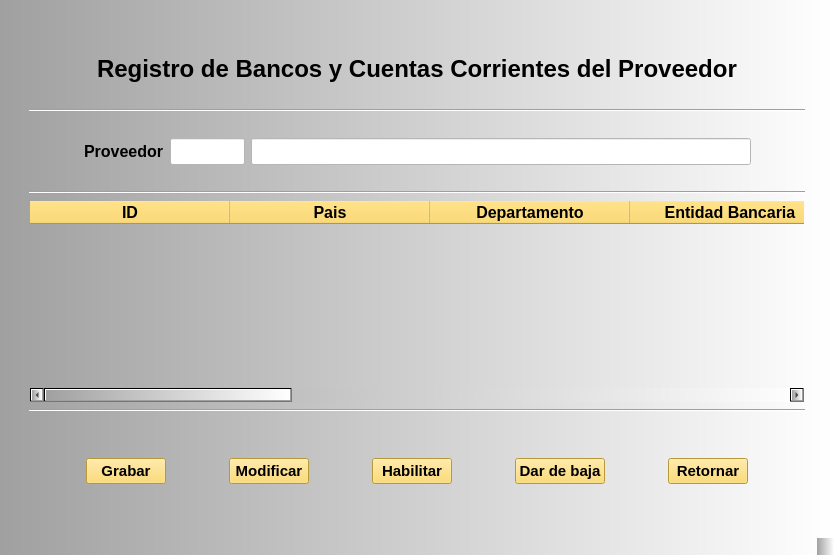
<?xml version="1.0" encoding="UTF-8"?>
<ui version="4.0">
 <class>MainWindow</class>
 <widget class="QMainWindow" name="MainWindow">
  <property name="geometry">
   <rect>
    <x>0</x>
    <y>0</y>
    <width>834</width>
    <height>555</height>
   </rect>
  </property>
  <property name="windowTitle">
   <string>Registro de Bancos y Cuentas Corrientes</string>
  </property>
  <property name="styleSheet">
   <string notr="true">background-color: qlineargradient(spread:pad, x1:0, y1:0, x2:1, y2:0, stop:0 rgba(160, 160, 160, 255), stop:1 rgba(255, 255, 255, 255));</string>
  </property>
  <widget class="QWidget" name="centralwidget">
   <layout class="QGridLayout" name="gridLayout">
    <item row="0" column="1">
     <spacer name="horizontalSpacer">
      <property name="orientation">
       <enum>Qt::Horizontal</enum>
      </property>
      <property name="sizeHint" stdset="0">
       <size>
        <width>755</width>
        <height>20</height>
       </size>
      </property>
     </spacer>
    </item>
    <item row="1" column="0">
     <spacer name="verticalSpacer_2">
      <property name="orientation">
       <enum>Qt::Vertical</enum>
      </property>
      <property name="sizeHint" stdset="0">
       <size>
        <width>20</width>
        <height>464</height>
       </size>
      </property>
     </spacer>
    </item>
    <item row="1" column="1">
     <layout class="QVBoxLayout" name="verticalLayout">
      <item>
       <layout class="QHBoxLayout" name="horizontalLayout_2">
        <item>
         <widget class="QLabel" name="lbLogo_Mp">
          <property name="styleSheet">
           <string notr="true">background-color: rgba(255, 255, 255, 0);</string>
          </property>
         </widget>
        </item>
        <item>
         <spacer name="horizontalSpacer_2">
          <property name="orientation">
           <enum>Qt::Horizontal</enum>
          </property>
          <property name="sizeHint" stdset="0">
           <size>
            <width>40</width>
            <height>20</height>
           </size>
          </property>
         </spacer>
        </item>
        <item>
         <widget class="QLabel" name="lbLogo_Soc">
          <property name="styleSheet">
           <string notr="true">background-color: rgba(255, 255, 255, 0);</string>
          </property>
         </widget>
        </item>
       </layout>
      </item>
      <item>
       <layout class="QHBoxLayout" name="horizontalLayout_4">
        <item>
         <spacer name="horizontalSpacer_10">
          <property name="orientation">
           <enum>Qt::Horizontal</enum>
          </property>
          <property name="sizeHint" stdset="0">
           <size>
            <width>40</width>
            <height>20</height>
           </size>
          </property>
         </spacer>
        </item>
        <item>
         <widget class="QLabel" name="label_3">
          <property name="font">
           <font>
            <pointsize>18</pointsize>
            <weight>75</weight>
            <bold>true</bold>
           </font>
          </property>
          <property name="styleSheet">
           <string notr="true">background-color: rgba(255, 255, 255, 0);</string>
          </property>
          <property name="text">
           <string>Registro de Bancos y Cuentas Corrientes del Proveedor</string>
          </property>
         </widget>
        </item>
        <item>
         <spacer name="horizontalSpacer_11">
          <property name="orientation">
           <enum>Qt::Horizontal</enum>
          </property>
          <property name="sizeHint" stdset="0">
           <size>
            <width>40</width>
            <height>20</height>
           </size>
          </property>
         </spacer>
        </item>
       </layout>
      </item>
      <item>
       <spacer name="horizontalSpacer_3">
        <property name="orientation">
         <enum>Qt::Horizontal</enum>
        </property>
        <property name="sizeHint" stdset="0">
         <size>
          <width>40</width>
          <height>20</height>
         </size>
        </property>
       </spacer>
      </item>
      <item>
       <widget class="Line" name="line">
        <property name="orientation">
         <enum>Qt::Horizontal</enum>
        </property>
       </widget>
      </item>
      <item>
       <spacer name="horizontalSpacer_4">
        <property name="orientation">
         <enum>Qt::Horizontal</enum>
        </property>
        <property name="sizeHint" stdset="0">
         <size>
          <width>40</width>
          <height>20</height>
         </size>
        </property>
       </spacer>
      </item>
      <item>
       <layout class="QHBoxLayout" name="horizontalLayout">
        <item>
         <spacer name="horizontalSpacer_13">
          <property name="orientation">
           <enum>Qt::Horizontal</enum>
          </property>
          <property name="sizeHint" stdset="0">
           <size>
            <width>40</width>
            <height>20</height>
           </size>
          </property>
         </spacer>
        </item>
        <item>
         <widget class="QLabel" name="label_2">
          <property name="font">
           <font>
            <pointsize>12</pointsize>
            <weight>75</weight>
            <bold>true</bold>
           </font>
          </property>
          <property name="styleSheet">
           <string notr="true">background-color: rgba(255, 255, 255, 0);</string>
          </property>
          <property name="text">
           <string>Proveedor</string>
          </property>
         </widget>
        </item>
        <item>
         <widget class="QLineEdit" name="leCod_Prov">
          <property name="enabled">
           <bool>true</bool>
          </property>
          <property name="maximumSize">
           <size>
            <width>75</width>
            <height>16777215</height>
           </size>
          </property>
          <property name="font">
           <font>
            <pointsize>12</pointsize>
            <weight>50</weight>
            <bold>false</bold>
           </font>
          </property>
          <property name="styleSheet">
           <string notr="true">background-color: rgb(255, 255, 255);

</string>
          </property>
          <property name="maxLength">
           <number>4</number>
          </property>
         </widget>
        </item>
        <item>
         <widget class="QLineEdit" name="leRazon_Social">
          <property name="enabled">
           <bool>true</bool>
          </property>
          <property name="minimumSize">
           <size>
            <width>500</width>
            <height>0</height>
           </size>
          </property>
          <property name="font">
           <font>
            <pointsize>12</pointsize>
            <weight>50</weight>
            <bold>false</bold>
           </font>
          </property>
          <property name="styleSheet">
           <string notr="true">background-color: rgb(255, 255, 255);</string>
          </property>
         </widget>
        </item>
        <item>
         <spacer name="horizontalSpacer_12">
          <property name="orientation">
           <enum>Qt::Horizontal</enum>
          </property>
          <property name="sizeHint" stdset="0">
           <size>
            <width>40</width>
            <height>20</height>
           </size>
          </property>
         </spacer>
        </item>
       </layout>
      </item>
      <item>
       <spacer name="horizontalSpacer_5">
        <property name="orientation">
         <enum>Qt::Horizontal</enum>
        </property>
        <property name="sizeHint" stdset="0">
         <size>
          <width>40</width>
          <height>20</height>
         </size>
        </property>
       </spacer>
      </item>
      <item>
       <widget class="Line" name="line_2">
        <property name="orientation">
         <enum>Qt::Horizontal</enum>
        </property>
       </widget>
      </item>
      <item>
       <widget class="QTableWidget" name="tbwReg_Bancos_Cuentas_Prov">
        <property name="font">
         <font>
          <pointsize>12</pointsize>
         </font>
        </property>
        <property name="styleSheet">
         <string notr="true">QHeaderView::section
{
background-color: rgb(255, 213, 79);
}

QTableWidget

{background-color: rgba(255, 255, 255, 0);}</string>
        </property>
        <property name="selectionBehavior">
         <enum>QAbstractItemView::SelectRows</enum>
        </property>
        <attribute name="horizontalHeaderDefaultSectionSize">
         <number>200</number>
        </attribute>
        <attribute name="verticalHeaderVisible">
         <bool>false</bool>
        </attribute>
        <row>
         <property name="text">
          <string>New Row</string>
         </property>
        </row>
        <column>
         <property name="text">
          <string>ID</string>
         </property>
         <property name="font">
          <font>
           <pointsize>12</pointsize>
           <weight>75</weight>
           <bold>true</bold>
          </font>
         </property>
        </column>
        <column>
         <property name="text">
          <string>Pais</string>
         </property>
         <property name="font">
          <font>
           <pointsize>12</pointsize>
           <weight>75</weight>
           <bold>true</bold>
          </font>
         </property>
        </column>
        <column>
         <property name="text">
          <string>Departamento</string>
         </property>
         <property name="font">
          <font>
           <pointsize>12</pointsize>
           <weight>75</weight>
           <bold>true</bold>
          </font>
         </property>
        </column>
        <column>
         <property name="text">
          <string>Entidad Bancaria</string>
         </property>
         <property name="font">
          <font>
           <pointsize>12</pointsize>
           <weight>75</weight>
           <bold>true</bold>
          </font>
         </property>
        </column>
        <column>
         <property name="text">
          <string>Tipo de Cuenta</string>
         </property>
         <property name="font">
          <font>
           <pointsize>12</pointsize>
           <weight>75</weight>
           <bold>true</bold>
          </font>
         </property>
        </column>
        <column>
         <property name="text">
          <string>Nro. de cuenta/Tarjeta</string>
         </property>
         <property name="font">
          <font>
           <pointsize>12</pointsize>
           <weight>75</weight>
           <bold>true</bold>
          </font>
         </property>
        </column>
        <column>
         <property name="text">
          <string>Moneda</string>
         </property>
         <property name="font">
          <font>
           <pointsize>12</pointsize>
           <weight>75</weight>
           <bold>true</bold>
          </font>
         </property>
        </column>
        <column>
         <property name="text">
          <string>Cuenta Interbancaria</string>
         </property>
         <property name="font">
          <font>
           <pointsize>12</pointsize>
           <weight>75</weight>
           <bold>true</bold>
          </font>
         </property>
        </column>
        <column>
         <property name="text">
          <string>Estado</string>
         </property>
         <property name="font">
          <font>
           <pointsize>12</pointsize>
           <weight>75</weight>
           <bold>true</bold>
          </font>
         </property>
        </column>
       </widget>
      </item>
      <item>
       <widget class="Line" name="line_3">
        <property name="orientation">
         <enum>Qt::Horizontal</enum>
        </property>
       </widget>
      </item>
      <item>
       <spacer name="verticalSpacer_3">
        <property name="orientation">
         <enum>Qt::Vertical</enum>
        </property>
        <property name="sizeType">
         <enum>QSizePolicy::Minimum</enum>
        </property>
        <property name="sizeHint" stdset="0">
         <size>
          <width>20</width>
          <height>40</height>
         </size>
        </property>
       </spacer>
      </item>
      <item>
       <layout class="QHBoxLayout" name="horizontalLayout_3">
        <item>
         <spacer name="horizontalSpacer_6">
          <property name="orientation">
           <enum>Qt::Horizontal</enum>
          </property>
          <property name="sizeHint" stdset="0">
           <size>
            <width>40</width>
            <height>20</height>
           </size>
          </property>
         </spacer>
        </item>
        <item>
         <widget class="QPushButton" name="pbGrabar">
          <property name="font">
           <font>
            <pointsize>11</pointsize>
            <weight>75</weight>
            <bold>true</bold>
           </font>
          </property>
          <property name="styleSheet">
           <string notr="true">background-color: rgb(255, 213, 79);</string>
          </property>
          <property name="text">
           <string>Grabar</string>
          </property>
         </widget>
        </item>
        <item>
         <spacer name="horizontalSpacer_9">
          <property name="orientation">
           <enum>Qt::Horizontal</enum>
          </property>
          <property name="sizeHint" stdset="0">
           <size>
            <width>40</width>
            <height>20</height>
           </size>
          </property>
         </spacer>
        </item>
        <item>
         <widget class="QPushButton" name="pbModificar">
          <property name="font">
           <font>
            <pointsize>11</pointsize>
            <weight>75</weight>
            <bold>true</bold>
           </font>
          </property>
          <property name="styleSheet">
           <string notr="true">background-color: rgb(255, 213, 79);</string>
          </property>
          <property name="text">
           <string>Modificar</string>
          </property>
         </widget>
        </item>
        <item>
         <spacer name="horizontalSpacer_15">
          <property name="orientation">
           <enum>Qt::Horizontal</enum>
          </property>
          <property name="sizeHint" stdset="0">
           <size>
            <width>40</width>
            <height>20</height>
           </size>
          </property>
         </spacer>
        </item>
        <item>
         <widget class="QPushButton" name="pbHabilitar">
          <property name="font">
           <font>
            <pointsize>11</pointsize>
            <weight>75</weight>
            <bold>true</bold>
           </font>
          </property>
          <property name="styleSheet">
           <string notr="true">background-color: rgb(255, 213, 79);</string>
          </property>
          <property name="text">
           <string>Habilitar</string>
          </property>
         </widget>
        </item>
        <item>
         <spacer name="horizontalSpacer_8">
          <property name="orientation">
           <enum>Qt::Horizontal</enum>
          </property>
          <property name="sizeHint" stdset="0">
           <size>
            <width>40</width>
            <height>20</height>
           </size>
          </property>
         </spacer>
        </item>
        <item>
         <widget class="QPushButton" name="pbBaja">
          <property name="font">
           <font>
            <pointsize>11</pointsize>
            <weight>75</weight>
            <bold>true</bold>
           </font>
          </property>
          <property name="styleSheet">
           <string notr="true">background-color: rgb(255, 213, 79);</string>
          </property>
          <property name="text">
           <string>Dar de baja</string>
          </property>
         </widget>
        </item>
        <item>
         <spacer name="horizontalSpacer_14">
          <property name="orientation">
           <enum>Qt::Horizontal</enum>
          </property>
          <property name="sizeHint" stdset="0">
           <size>
            <width>40</width>
            <height>20</height>
           </size>
          </property>
         </spacer>
        </item>
        <item>
         <widget class="QPushButton" name="pbRetornar">
          <property name="font">
           <font>
            <pointsize>11</pointsize>
            <weight>75</weight>
            <bold>true</bold>
           </font>
          </property>
          <property name="styleSheet">
           <string notr="true">background-color: rgb(255, 213, 79);</string>
          </property>
          <property name="text">
           <string>Retornar</string>
          </property>
         </widget>
        </item>
        <item>
         <spacer name="horizontalSpacer_7">
          <property name="orientation">
           <enum>Qt::Horizontal</enum>
          </property>
          <property name="sizeHint" stdset="0">
           <size>
            <width>40</width>
            <height>20</height>
           </size>
          </property>
         </spacer>
        </item>
       </layout>
      </item>
      <item>
       <spacer name="verticalSpacer_4">
        <property name="orientation">
         <enum>Qt::Vertical</enum>
        </property>
        <property name="sizeType">
         <enum>QSizePolicy::Minimum</enum>
        </property>
        <property name="sizeHint" stdset="0">
         <size>
          <width>20</width>
          <height>40</height>
         </size>
        </property>
       </spacer>
      </item>
     </layout>
    </item>
    <item row="1" column="2">
     <spacer name="verticalSpacer">
      <property name="orientation">
       <enum>Qt::Vertical</enum>
      </property>
      <property name="sizeHint" stdset="0">
       <size>
        <width>20</width>
        <height>464</height>
       </size>
      </property>
     </spacer>
    </item>
   </layout>
  </widget>
  <widget class="QMenuBar" name="menubar">
   <property name="geometry">
    <rect>
     <x>0</x>
     <y>0</y>
     <width>834</width>
     <height>21</height>
    </rect>
   </property>
  </widget>
  <widget class="QStatusBar" name="statusbar"/>
 </widget>
 <tabstops>
  <tabstop>leCod_Prov</tabstop>
  <tabstop>leRazon_Social</tabstop>
  <tabstop>tbwReg_Bancos_Cuentas_Prov</tabstop>
  <tabstop>pbGrabar</tabstop>
  <tabstop>pbHabilitar</tabstop>
  <tabstop>pbBaja</tabstop>
  <tabstop>pbRetornar</tabstop>
 </tabstops>
 <resources/>
 <connections/>
</ui>
